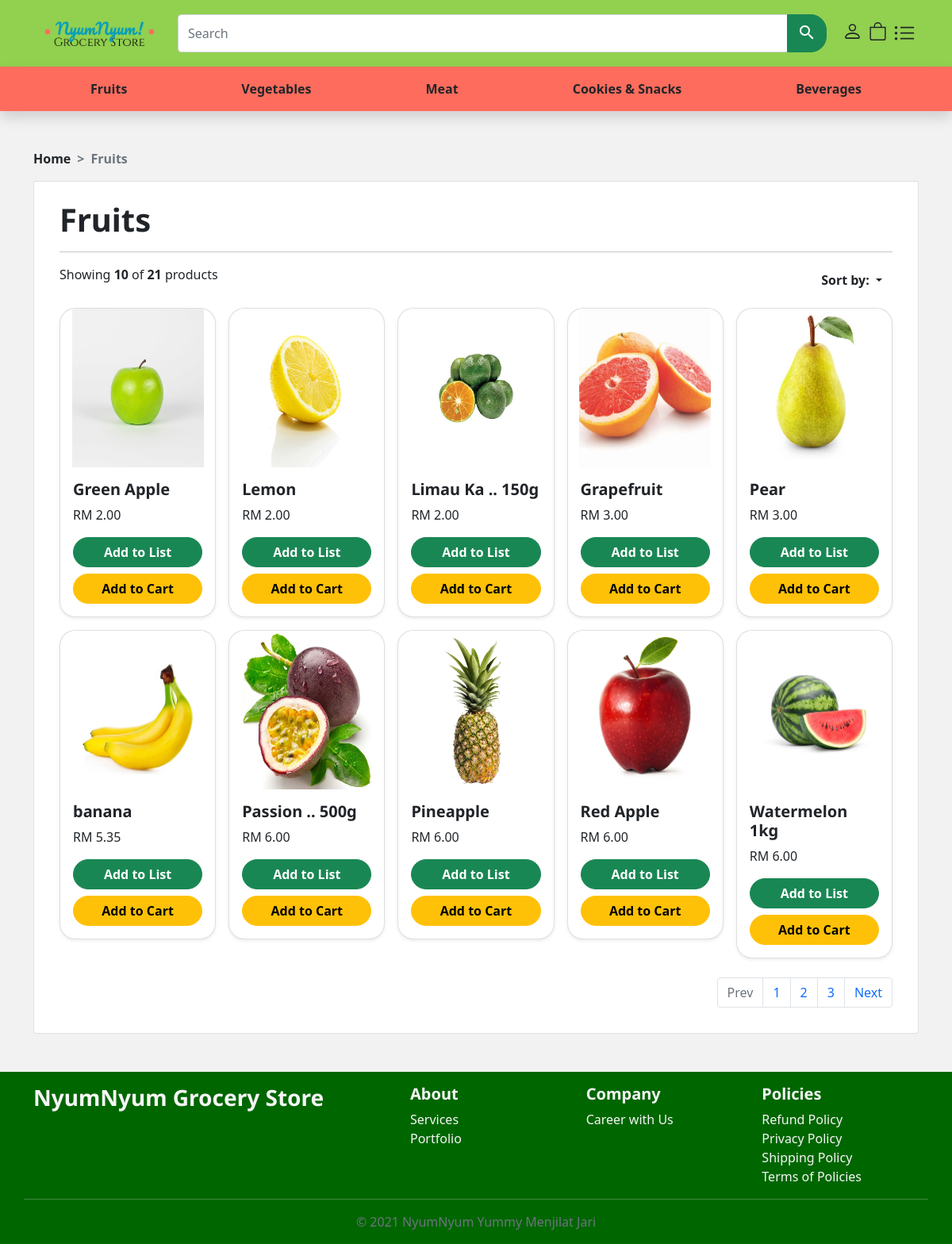
Page /src/products.php?page=1&p_cat_id=1&sort=L2H on the committed database.
### tables this page shows
CREATE TABLE `product_categories` (
  `p_cat_id` int(10) NOT NULL,
  `p_cat_title` text NOT NULL
);

CREATE TABLE `product` (
  `product_id` int(10) NOT NULL,
  `p_cat_id` int(11) NOT NULL,
  `date` timestamp NOT NULL DEFAULT current_timestamp(),
  `product_name` text NOT NULL,
  `sale` varchar(255) NOT NULL,
  `percentage` varchar(255) NOT NULL,
  `product_price` float(10,2) NOT NULL,
  `product_img` varchar(255) NOT NULL,
  `product_quantity` int(10) NOT NULL,
  `product_desc` text NOT NULL
);

### functions/function.php (the view, shortened to what this page needs)
<?php
$db = mysqli_connect("localhost", "root", "", "groceries");
function getpro($run_product)
{
    global $db, $p_cat_id0, $id, $page, $count;
    while ($row_product = mysqli_fetch_array($run_product)) {
        $product_id = $row_product['product_id'];
        $p_cat_id = $row_product['p_cat_id'];
        $product_name = $row_product['product_name'];
        $product_price = $row_product['product_price'];
        $product_img = $row_product['product_img'];
        $sale = $row_product['sale'];
        $percentage = $row_product['percentage'];
        if (strlen($product_name) > 15) {
            $product_name = substr($product_name, 0, 8). " .. " . substr($product_name, -4);
        }
        if ($p_cat_id == $p_cat_id0 && isset($_SESSION['user'])) {
            $_SESSION['cart'] = $product_id;
            $id = $_SESSION['user'];
            echo "
            <div class='col'>
                <div class='card shadow-sm sshighlight'>
                    <a href='products-closeup.php?id=$id&product_id=$product_id&p_cat_id=$p_cat_id'>
                        <img src='../admin_area/product_images/$product_img' alt='pise' class='card-img-top' style='height: 200px;'>
                    </a>
                    <div class='card-body'>
                    ";
                    if($sale == "1"){
                        ?>
                        <div class='position-absolute top-0 end-0 pt-3'>
                            <h5><span class='badge bg-danger'><?php echo $percentage;?>% off</span></h5>
                        </div>
                        <?php
                    }
                    ?>
                <?php echo "
                        <h5 class='card-title'>$product_name</h5>
                        <p class='card-text'>RM $product_price</p>
            "; ?>
                        <div class='d-flex flex-column justify-content-around gap-2 gap-sm-0'>
                            <a href='products-closeup.php?id=<?php echo $id?>&product_id=<?php echo $product_id?>&p_cat_id=<?php echo $p_cat_id ?>'  class='btn btn-success rounded-pill mb-sm-2  '>Add to List</a>
                            <a onclick="add<?=$product_id?>()" class='btn btn-warning rounded-pill'>Add to Cart</a>
                        </div>
                    </div>
                </div>
            </div>
    <?php
        } else {
            echo "
            <div class='col'>
                <div class='card shadow-sm sshighlight'>
                    <a href='products-closeup.php?product_id=$product_id&p_cat_id=$p_cat_id'>
                        <img src='../admin_area/product_images/$product_img' alt='pise' class='card-img-top' style='height: 200px;'>
                    </a>
                    <div class='card-body'>
                        <h5 class='card-title'>$product_name</h5>
                        <p class='card-text'>RM $product_price</p>
                "; ?>
                        <div class='d-flex flex-column justify-content-around gap-2 gap-sm-0'>
                            <a href='products-closeup.php?product_id=<?php echo $product_id?>&p_cat_id=<?php echo $p_cat_id ?>'  class='btn btn-success rounded-pill mb-sm-2  '>Add to List</a>
                            <a href='' data-bs-toggle='modal' data-bs-target='#exampleModal'  class='btn btn-warning rounded-pill'>Add to Cart</a>
                        </div>
                    </div>
                </div>
            </div>
        <?php
        }
        ?>
    <?php
    }
}
function getProL2H()
{
    global $db, $p_cat_id0, $id, $page, $count;
    $per_page = 10;
    $page = (isset($_GET['page'])) ? $_GET['page'] : 1;
    if (isset($_GET['p_cat_id'])) $p_cat_id0 = $_GET['p_cat_id'];
    $start_from = ($page-1) * $per_page;
    $get_product = "SELECT * FROM product WHERE p_cat_id=$p_cat_id0 ORDER BY product_price ASC
                    LIMIT $start_from,$per_page";
    $run_product = mysqli_query($db, $get_product);
    getpro($run_product);
}
                                ?>

### src/products.php (shortened to what this page needs)
<?php
include("../includes/header.php");
include("../includes/db.php");
global $total_records, $sort;
$per_page = 10;
$page = (isset($_GET['page'])) ? $_GET['page'] : 1;
if (isset($_GET['p_cat_id'])) $p_cat_id0 = $_GET['p_cat_id'];
$start_from = ($page-1) * $per_page;
$get_product = "select * from product where p_cat_id=$p_cat_id0 LIMIT $start_from,$per_page";
$run_product = mysqli_query($db, $get_product);
$count = mysqli_num_rows($run_product);
$get_categoryName = "select * from product_categories where p_cat_id=$p_cat_id0";
$run_categoryName = mysqli_query($db, $get_categoryName);
$row_categoryName = mysqli_fetch_array($run_categoryName);
$p_cat_title = $row_categoryName['p_cat_title'];
$get_productAmount = "SELECT COUNT(*) FROM product WHERE p_cat_id=$p_cat_id0";
$run_productAmount = mysqli_query($db, $get_productAmount);
$productAmount = mysqli_fetch_row($run_productAmount);
?>
    <div class="container pt-5">
        <nav style="--bs-breadcrumb-divider: '>';" aria-label="breadcrumb">
            <ol class="breadcrumb fw-bold">
                <li class="breadcrumb-item"><a href="index.php" class="text-dark text-decoration-none">Home</a></li>
                <li class="breadcrumb-item active" aria-current="page"><?php echo $p_cat_title ?></li>
            </ol>
        </nav>
    </div>
    <main class="container pb-5">
        <div class="card">
            <div class="card-body m-3 mt-2">
                <h1><?php echo $p_cat_title ?></h1>
                <hr>
                <div class="container d-flex flex-row justify-content-between align-item-center p-0">
                    <p id="showProdAmount">Showing <strong><?php echo $count ?></strong> of <strong><?php echo $productAmount[0] ?></strong> products</p>
                    <div class="dropdown pb-3">
                        <button class="btn bg-transparent dropdown-toggle" type="button" id="dropdownSort"
                            data-bs-toggle="dropdown" aria-expanded="false">
                            Sort by:
                        </button>
                    </div>
                </div>
                <div class="row row-cols-2 row-cols-md-3 row-cols-lg-5 g-3">
                    <?php
                    $per_page = 10;
                    if (isset($_GET['sort'])) {
                        $sort = $_GET['sort'];
                        if ($sort == 'A2Z') getProA2Z();
                        elseif ($sort == 'Z2A') getProZ2A();
                        elseif ($sort == 'L2H') getProL2H();
                        elseif ($sort == 'H2L') getProH2L();
                        else getProDef();
                    } else getProDef();
                    ?>
                </div>
                <nav aria-label="Product page navigation">
                    <ul class="pagination justify-content-end mb-0 mt-4">
                    <?php
                        global $p_cat_id0;
                        if (isset($_GET['p_cat_id'])) $p_cat_id0 = $_GET['p_cat_id'];
                        $query = "select * from product where p_cat_id=$p_cat_id0 ";
                        $result = mysqli_query($con,$query);
                        $total_records = mysqli_num_rows($result);
                        $total_pages = ceil($total_records / $per_page);
                        if(isset($_SESSION['user'])){
                            $userid=$_SESSION['user'];
                            if($page >= 2) {
                                echo '
                                <li class="page-item">
                                    <a class="page-link" href="../src/products.php?page='.($page-1).'&id='.$userid.'&p_cat_id='.$p_cat_id0.'&sort='.$sort.'">
                                    Prev</a>
                                </li>
                                ';
                            } else {
                                echo '
                                <li class="page-item disabled">
                                    <a class="page-link" href="#" tabindex="-1" aria-disabled="true">Prev</a>
                                </li>
                                ';
                            }
                            for($i=1; $i<=$total_pages; $i++){
                                echo '
                                <li class="page-item" aria-current="page"><a class="page-link" href="../src/products.php?page='.$i.'&id='.$userid.'&p_cat_id='.$p_cat_id0.'&sort='.$sort.'">
                                '.$i.'</a></li>
                                '
                                ;
                            }
                            if ($page < $total_pages) {
                                echo '
                                <li class="page-item">
                                    <a class="page-link active" href="../src/products.php?page='.($page+1).'&id='.$userid.'&p_cat_id='.$p_cat_id0.'&sort='.$sort.'">
                                    Next</a>
                                </li>
                                ';
                            } else {
                                echo '
                                <li class="page-item disabled">
                                    <a class="page-link" href="#" tabindex="-1" aria-disabled="true">Next</a>
                                </li>
                                ';
                            }
                        } else{
                            if($page >= 2) {
                                echo '
                                <li class="page-item">
                                    <a class="page-link" href="../src/products.php?page='.($page-1).'&&p_cat_id='.$p_cat_id0.'&sort='.$sort.'">
                                    Prev</a>
                                </li>
                                ';
                            } else {
                                echo '
                                <li class="page-item disabled">
                                    <a class="page-link" href="#" tabindex="-1" aria-disabled="true">Prev</a>
                                </li>
                                ';
                            }
                            for($i=1; $i<=$total_pages; $i++){
                                echo '
                                <li class="page-item" aria-current="page"><a class="page-link" href="../src/products.php?page='.$i.'&p_cat_id='.$p_cat_id0.'&sort='.$sort.'">
                                '.$i.'</a></li>
                                '
                                ;
                            }
                            if ($page < $total_pages) {
                                echo '
                                <li class="page-item">
                                    <a class="page-link active" href="../src/products.php?page='.($page+1).'&p_cat_id='.$p_cat_id0.'&sort='.$sort.'">
                                    Next</a>
                                </li>
                                ';
                            } else {
                                echo '
                                <li class="page-item disabled">
                                    <a class="page-link" href="#" tabindex="-1" aria-disabled="true">Next</a>
                                </li>
                                ';
                            }
                        }
                    ?>
                    </ul>
                </nav>
            </div>
        </div>
    </main>
    <?php include("../includes/footer.php") ?>
</body>
</html>

### nyumstyle.css (style rules this page uses)
body { background-color: #f2f2f2; padding-right: 0 !important; }
h1, h2, h3, h4, h5 { font-family: "Noto Sans", sans-serif; font-weight: bold; }
.sshighlight { border-radius: 20px; }
.btn { border-radius: 25px; font-weight: bold; outline: none!important; }
.card a>img { height: 85%; width: 85%; display: block; margin: auto; }

### includes/header.php (style rules this page uses)
html { overflow-y: scroll; }

### rows in the picture
product_categories: p_cat_title "Fruits"
product: product_img (picture), product_name "Green Apple", product_price "2.00"
product: product_img (picture), product_name "Lemon", product_price "2.00"
product: product_img (picture), product_name "Limau Ka .. 150g", product_price "2.00"
product: product_img (picture), product_name "Grapefruit", product_price "3.00"
product: product_img (picture), product_name "Pear", product_price "3.00"
product: product_img (picture), product_name "banana", product_price "5.35"
product: product_img (picture), product_name "Passion .. 500g", product_price "6.00"
product: product_img (picture), product_name "Pineapple", product_price "6.00"
product: product_img (picture), product_name "Red Apple", product_price "6.00"
product: product_img (picture), product_name "Watermelon 1kg", product_price "6.00"

### other values in the picture
$count "10"
$productAmount[0] "21"
